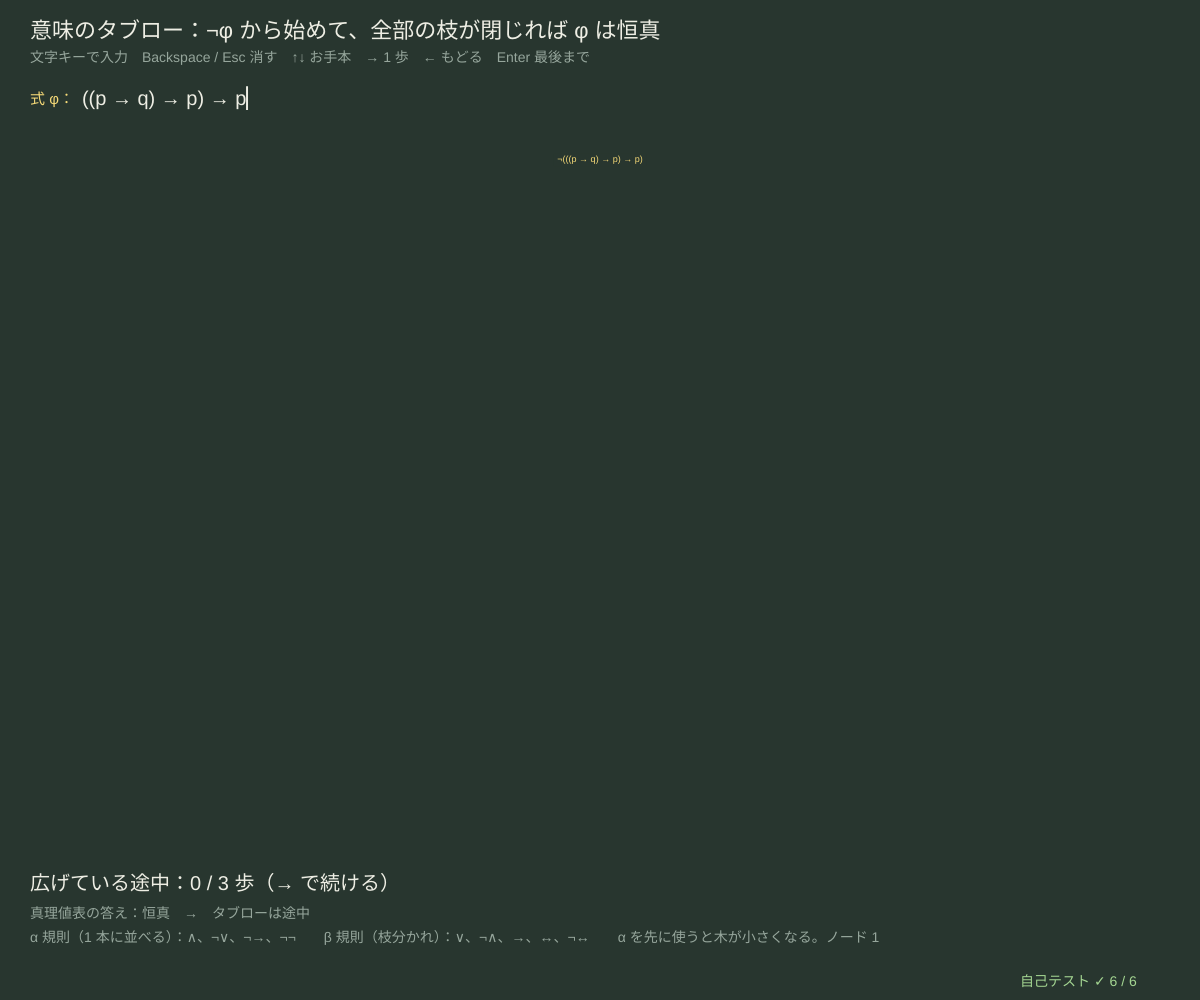
Frame 1 (no input)
Frame 60 (no input): identical to frame 1, image omitted
Frame 120 (the mouse pressed at the canvas centre since frame 60): identical to frame 1, image omitted

The p5.js sketch that drew this single still picture (run headless with seeded random() and noise() and a simulated clock; from frame 60 on, the mouse is pressed at the canvas centre):

// p5.js sketch
// ── sketch.js
// ============================================
// 06 意味のタブロー ─ 「φ は恒真？」を、¬φ（φ が偽になる）から出発して確かめる木
// ∧ のような式は 1 本の枝に 2 つ並べ（α 規則）、∨ のような式は枝を 2 つに分ける（β 規則）。枝の上に p と ¬p が両方あれば
// その枝は閉じる ✗（ありえない）。全部の枝が閉じたら ¬φ はありえない ＝ φ は恒真。開いたまま終わった枝 ○ からは反例が読める
// 文字キー = 入力（00 と同じ）/ Backspace / Esc 全部消す / ↑↓ お手本 / → 1 歩広げる / ← もどる / Enter 最後まで
// ============================================

const PRESETS = [                       // ★ お手本
  '((p → q) → p) → p',
  '(p → q) → (¬q → ¬p)',
  '(p ∨ q) ∧ ¬p → q',
  '(p → q) ∧ (q → r) → (p → r)',
  'p → q',
  'p ∨ q → p',
  '¬(p ∧ q) ↔ ¬p ∨ ¬q',
];
const MAX_NODES = 300;                  // ★ 木の大きさの上限
let src = '', pIdx = 0, f0 = null, err = '', tab = null, nSteps = 0, totalSteps = 0;

function setup() {
  createCanvas(windowWidth, windowHeight);
  selfTest();
  loadPreset(0);
}
function windowResized() { resizeCanvas(windowWidth, windowHeight); }
function loadPreset(i) { pIdx = (i + PRESETS.length) % PRESETS.length; src = PRESETS[pIdx]; rebuild(); }
function rebuild() {
  let r = parseFormula(src);
  if (r.error) { err = r.error + '（' + (r.at + 1) + ' 文字目あたり）'; return; }
  err = ''; f0 = r.f;
  let full = buildTableau(f0, 1e9, MAX_NODES); totalSteps = full.steps; nSteps = 0; tab = buildTableau(f0, nSteps, MAX_NODES);
}
// ★ 規則：返り値 { kind: 'a'（1 本に並べる）| 'b'（2 つに分ける）, parts: [[式…], [式…]] } / null（文字か定数）
function tabRule(f) {
  let n = f.op === 'not' ? f.a : null;
  if (n && n.op === 'not') return { kind: 'a', parts: [[n.a]], name: '¬¬' };
  if (f.op === 'and') return { kind: 'a', parts: [[f.a, f.b]], name: '∧' };
  if (n && n.op === 'or') return { kind: 'a', parts: [[fNot(n.a), fNot(n.b)]], name: '¬∨' };
  if (n && n.op === 'imp') return { kind: 'a', parts: [[n.a, fNot(n.b)]], name: '¬→' };
  if (f.op === 'or') return { kind: 'b', parts: [[f.a], [f.b]], name: '∨' };
  if (n && n.op === 'and') return { kind: 'b', parts: [[fNot(n.a)], [fNot(n.b)]], name: '¬∧' };
  if (f.op === 'imp') return { kind: 'b', parts: [[fNot(f.a)], [f.b]], name: '→' };
  if (f.op === 'iff') return { kind: 'b', parts: [[f.a, f.b], [fNot(f.a), fNot(f.b)]], name: '↔' };
  if (n && n.op === 'iff') return { kind: 'b', parts: [[f.a.a, fNot(f.a.b)], [fNot(f.a.a), f.a.b]], name: '¬↔' };
  return null;
}
function pathOf(node) { let p = []; while (node) { p.unshift(node); node = node.parent; } return p; }
function closesWith(path) {             // 枝が閉じるか：⊥、¬⊤、または A と ¬A
  let seen = new Set(path.map((n) => fmlStr(n.f)));
  for (let n of path) { if (n.f.op === 'bot' || (n.f.op === 'not' && n.f.a.op === 'top')) return [n]; if (n.f.op === 'not' && seen.has(fmlStr(n.f.a))) return [n, path.find((m) => fmlStr(m.f) === fmlStr(n.f.a))]; }
  return null;
}
// ★ タブローを maxSteps 回だけ広げる。各枝で「まだ使っていない式」を α 優先で 1 つ選んで規則を使う
function buildTableau(f, maxSteps, maxNodes) {
  let root = { f: fNot(f), kids: [], parent: null, id: 0, used: new Set() }, nodes = [root], steps = 0, hitBound = false;
  root.status = closesWith([root]) ? 'closed' : 'open';
  while (steps < maxSteps) {
    let leaf = nodes.find((n) => !n.kids.length && n.status === 'open');
    if (!leaf) break;
    let path = pathOf(leaf), cand = path.filter((n) => !leaf.used.has(n.id) && tabRule(n.f));
    let pick = cand.find((n) => tabRule(n.f).kind === 'a') || cand[0];
    if (!pick) { leaf.status = 'done'; continue; }       // もう使える式がない ＝ 開いた枝（反例）
    if (nodes.length >= maxNodes) { hitBound = true; leaf.status = 'bound'; break; }
    let rule = tabRule(pick.f); steps++;
    let used = new Set(leaf.used); used.add(pick.id);
    for (let part of rule.parts) {
      let parent = leaf;
      for (let g of part) { let nd = { f: g, kids: [], parent, id: nodes.length, used, from: pick.id, rule: rule.name, status: 'open' }; parent.kids.push(nd); nodes.push(nd); parent = nd; }
      let c = closesWith(pathOf(parent)); if (c) { parent.status = 'closed'; parent.clash = c; }
    }
    for (let n of nodes) if (n.kids.length) n.status = 'inner';
  }
  let leaves = nodes.filter((n) => !n.kids.length);
  let closed = leaves.every((n) => n.status === 'closed'), openLeaf = leaves.find((n) => n.status === 'done');
  return { root, nodes, steps, hitBound, closed, finished: closed || !!openLeaf || leaves.every((n) => n.status !== 'open'), openLeaf };
}
function counterModel(leaf, f) {        // 開いた枝の上の文字から割り当てを作る（出てこない変数は 0）
  let env = {}; fmlVars(f).forEach((v) => (env[v] = false));
  for (let n of pathOf(leaf)) if (n.f.op === 'var') env[n.f.name] = true;
  return env;
}

function draw() {
  background(...BG);
  hudTitle('意味のタブロー：¬φ から始めて、全部の枝が閉じれば φ は恒真', '文字キーで入力　Backspace / Esc 消す　↑↓ お手本　→ 1 歩　← もどる　Enter 最後まで');
  drawInputLine(30, 104, '式 φ：', src, err);
  if (!tab) return;
  // ---- 木
  let lay = layoutTree(tab.root, (n) => n.kids, MAX_NODES), x0 = 50, w = width - 100, y0 = 160, h = height - 290;
  let dy = lay.depth ? Math.min(38, h / lay.depth) : 0, ts = clampv(Math.min(dy * 0.5, (w / Math.max(1, lay.leaves)) / 7), 9, 16);
  const px = (o) => x0 + o.x * w, py = (o) => y0 + o.depth * dy;
  stroke(...LINEC); strokeWeight(1.2);
  for (let o of lay.nodes) if (o.parent) line(px(o.parent), py(o.parent) + ts * 0.6, px(o), py(o) - ts * 0.6);
  textSize(ts);
  for (let o of lay.nodes) {
    let n = o.node, s = fmlStr(n.f), col = n.id === 0 ? YEL : n.f.op === 'var' || (n.f.op === 'not' && n.f.a.op === 'var') ? SKY : INK;
    noStroke(); fill(...BG); let tw = textWidth(s) + 8; rect(px(o) - tw / 2, py(o) - ts * 0.7, tw, ts * 1.4);
    fill(...col); textAlign(CENTER, CENTER); text(s, px(o), py(o));
    if (!n.kids.length) {
      let mark = n.status === 'closed' ? '✗' : n.status === 'done' ? '○' : n.status === 'bound' ? '…' : '';
      fill(...(n.status === 'closed' ? PINK : n.status === 'done' ? GRN : YEL)); textSize(ts + 2); text(mark, px(o), py(o) + ts * 1.3); textSize(ts);
    }
  }
  // ---- 判定
  let by = height - 110, tt = classifyFml(f0).kind === 'taut';
  noStroke(); textAlign(LEFT, BASELINE); textSize(20);
  if (tab.closed) { fill(...GRN); text('全部の枝が閉じた ✗ → ¬φ はありえない → φ は恒真', 30, by); }
  else if (tab.openLeaf) { let env = counterModel(tab.openLeaf, f0); fill(...PINK); text('開いた枝 ○ が残った → 反例：' + Object.keys(env).map((v) => v + ' = ' + (env[v] ? 1 : 0)).join(', ') + '（このとき φ は ' + (evalFml(f0, env) ? '真!?' : '偽') + '）', 30, by); }
  else if (tab.hitBound) { fill(...YEL); text('上限 ' + MAX_NODES + ' ノードに当たった', 30, by); }
  else { fill(...INK); text('広げている途中：' + nSteps + ' / ' + totalSteps + ' 歩（→ で続ける）', 30, by); }
  fill(...DIMC); textSize(14);
  text('真理値表の答え：' + (tt ? '恒真' : '恒真ではない') + '　→　' + (tab.closed || tab.openLeaf ? (tab.closed === tt ? '一致 ✓（健全性：閉じれば恒真、完全性：恒真なら必ず閉じる）' : '不一致 ✗') : 'タブローは途中'), 30, by + 28);
  text('α 規則（1 本に並べる）：∧、¬∨、¬→、¬¬　　β 規則（枝分かれ）：∨、¬∧、→、↔、¬↔　　α を先に使うと木が小さくなる。ノード ' + tab.nodes.length, 30, by + 52);
  drawSelfTest(width - 180, height - 14);
}
function keyPressed() {
  if (key === UP_ARROW) { loadPreset(pIdx - 1); return false; }
  if (key === DOWN_ARROW) { loadPreset(pIdx + 1); return false; }
  if (f0 && (key === RIGHT_ARROW || key === LEFT_ARROW || key === 'Enter')) {
    nSteps = key === 'Enter' ? totalSteps : clampv(nSteps + (key === RIGHT_ARROW ? 1 : -1), 0, totalSteps);
    tab = buildTableau(f0, nSteps, MAX_NODES); return false;
  }
  if (key === 'Backspace') src = src.slice(0, -1);
  else if (key === 'Escape' || key === 'Delete') src = '';
  else src = typeInto(src, key, FML_KEYS, 80);
  rebuild();
  return false;
}

// ---- 自己テスト
function selfTest() {
  selfTestResults = [];
  seedRng(17); let agree = 0, N = 300, cmOk = true, nValid = 0, bound = 0, clashOk = true;
  for (let k = 0; k < N; k++) {
    let f = randomFml(rndInt(2, 4), ['p', 'q', 'r', 's'], true), t = buildTableau(f, 1e9, 2000);
    if (t.hitBound) { bound++; continue; }
    let tt = classifyFml(f).kind === 'taut'; if (tt) nValid++;
    if (t.closed === tt) agree++;
    if (!t.closed && (!t.openLeaf || evalFml(f, counterModel(t.openLeaf, f)))) cmOk = false;
    for (let n of t.nodes) if (n.status === 'closed' && !closesWith(pathOf(n))) clashOk = false;
  }
  check('でたらめな式 ' + N + ' 個（恒真 ' + nValid + ' 個）：タブローが閉じる ⇔ 真理値表で恒真（上限に当たった ' + bound + ' 個を除く）', agree === N - bound && bound === 0 && nValid > 10);
  check('恒真でない式では、開いた枝から読んだ割り当てで φ が本当に偽になる（反例）', cmOk);
  check('閉じた枝には必ず A と ¬A（または ⊥）が両方ある', clashOk);
  let pe = buildTableau(parseFormula('((p -> q) -> p) -> p').f, 1e9, MAX_NODES), pq = buildTableau(parseFormula('p -> q').f, 1e9, MAX_NODES);
  check('パースの法則は閉じる、p → q は開いて反例 p = 1, q = 0', pe.closed && !pq.closed && pq.openLeaf && JSON.stringify(counterModel(pq.openLeaf, parseFormula('p -> q').f)) === '{"p":true,"q":false}');
  let big = buildTableau(parseFormula('(a<->b)<->((c<->d)<->(e<->f))').f, 1e9, 40);
  check('大きな式で上限（40 ノード）にすると「上限に当たった」と報告する', big.hitBound && big.nodes.length <= 42);
  let st = buildTableau(parseFormula('(p & q) -> p').f, 1e9, MAX_NODES);
  check('(p ∧ q) → p は α 規則だけで閉じる（枝分かれなし：¬φ、p ∧ q、¬p、p、q の 5 個）', st.closed && st.nodes.length === 5 && st.nodes.every((n) => n.kids.length <= 1));
  reportSelfTest();
}

// ---------- やってみよう ----------
// 1. パースの法則を → で 1 歩ずつ。¬(A → B) は A と ¬B を並べる（α）。最後に p と ¬p がそろって閉じる
// 2. p ∨ q → p は閉じない。開いた枝 ○ を根までたどって、反例の割り当てを読もう
// 3. ¬(p ∧ q) ↔ ¬p ∨ ¬q は ↔ で枝が 2 つに分かれる。真理値表（00）と同じ答えになるのを確かめよう
// 4. tabRule の中で β 規則を先に使うようにすると、木の大きさはどう変わる？（ノードの数をくらべる）
// 5. 一階述語論理のタブローでは ∀x の式に何度でも新しい値を入れられるので、木が止まらないことがある（上限が要る理由）

// ==================================================
// ここから下は「論理の道具」（中身は読まなくても OK。消さないでね）
// ==================================================
// ---- 色と小さな道具（黒板とチョーク）
const BG = [40, 54, 47];                // 背景（黒板の灰緑）
const INK = [238, 238, 228];            // 文字（白いチョーク）
const YEL = [246, 218, 120], SKY = [128, 186, 222], PINK = [238, 146, 150], GRN = [164, 214, 146], LILAC = [196, 170, 230];
const DIMC = [150, 166, 156], PANEL = [50, 66, 58], LINEC = [92, 112, 102];
function clampv(v, a, b) { return v < a ? a : v > b ? b : v !== v ? a : v; }     // NaN なら a に戻す
function fmtN(v, d) { if (typeof v !== 'number' || v !== v) return '?'; return v.toFixed(d === undefined ? 2 : d); }
function hudTitle(t, sub) {              // 左上のタイトルと操作の説明（日本語は 1 文字ずつ折り返す）
  textWrap(CHAR); noStroke(); fill(...INK); textSize(22); textAlign(LEFT, BASELINE); text(t, 30, 38);
  fill(...DIMC); textSize(14); textLeading(19); text(sub, 30, 62);
}
function typeInto(s, ch, allowed, maxLen) {   // 文字の入力：allowed に入っている 1 文字だけ足す（長さの上限つき）
  if (typeof ch !== 'string' || ch.length !== 1 || allowed.indexOf(ch) < 0) return s;
  return s.length < (maxLen || 40) ? s + ch : s;
}
function chalkPanel(x, y, w, h) { noStroke(); fill(...PANEL); rect(x, y, w, h, 8); }
function drawInputLine(x, y, label, s, err, active) {   // 入力欄：文字列と、まちがいの説明
  noStroke(); fill(...(active === false ? DIMC : YEL)); textSize(15); textAlign(LEFT, BASELINE); text(label, x, y);
  let lx = x + textWidth(label) + 8;
  fill(...INK); textSize(20); text(s + (active !== false && frameCount % 60 < 30 ? '▏' : ''), lx, y + 1);
  if (err) { fill(...PINK); textSize(14); text('✗ ' + err, lx, y + 22); }
}
// ---- 種つきの乱数（同じ種なら毎回同じ列 → 実験をくり返せる）
let rngState = 1;
function seedRng(s) { rngState = (s >>> 0) || 1; }
function rnd() {                       // 0〜1 の一様乱数（mulberry32）
  rngState = (rngState + 0x6d2b79f5) >>> 0;
  let t = rngState;
  t = Math.imul(t ^ (t >>> 15), t | 1);
  t ^= t + Math.imul(t ^ (t >>> 7), t | 61);
  return ((t ^ (t >>> 14)) >>> 0) / 4294967296;
}
function rndInt(a, b) { return a + Math.floor(rnd() * (b - a + 1)); }
function rndPick(arr) { return arr[Math.floor(rnd() * arr.length)]; }
// ---- 論理式の道具：字句 → 構文木（再帰下降）→ 文字列・真理値
// 構文木 = { op: 'var', name } / { op: 'top' } ⊤ / { op: 'bot' } ⊥ / { op: 'not', a } / { op: 'and' | 'or' | 'imp' | 'iff', a, b }
//          （様相論理だけ { op: 'box', a } □ と { op: 'dia', a } ◇）
// 強さの順：¬ □ ◇ ＞ ∧ ＞ ∨ ＞ →（右から結合：p→q→r = p→(q→r)）＞ ↔
// ASCII でも書ける：~ ! = ¬、& ^ = ∧、| = ∨、-> > = →、<-> = = ↔、1 = ⊤、0 = ⊥、[] = □、<> = ◇
const FML_KEYS = 'abcdefghijklmnopqrstuvwxyz0123456789~!&|^-<>=()[] ';   // 入力できる文字
const FML_MAX_VARS = 6;                // ★ 変数の数の上限（真理値表は 2⁶ = 64 行まで）
const OP_SYM = { not: '¬', and: '∧', or: '∨', imp: '→', iff: '↔', box: '□', dia: '◇' };
function fVar(n) { return { op: 'var', name: n }; }
function fNot(a) { return { op: 'not', a }; }
function fBin(op, a, b) { return { op, a, b }; }
const F_TOP = { op: 'top' }, F_BOT = { op: 'bot' };
function lexFormula(src, modal) {      // 返り値 {toks} または {error, at}
  let toks = [], i = 0;
  const one = { '¬': 'not', '~': 'not', '!': 'not', '∧': 'and', '&': 'and', '^': 'and', '∨': 'or', '|': 'or', '→': 'imp', '>': 'imp', '↔': 'iff', '=': 'iff',
    '(': '(', ')': ')', '⊤': 'top', '1': 'top', '⊥': 'bot', '0': 'bot', '□': 'box', '◇': 'dia' };
  while (i < src.length) {
    let c = src[i];
    if (c === ' ') { i++; continue; }
    if (src.startsWith('<->', i)) { toks.push({ k: 'iff', at: i }); i += 3; continue; }
    if (src.startsWith('->', i)) { toks.push({ k: 'imp', at: i }); i += 2; continue; }
    if (src.startsWith('[]', i) || src.startsWith('<>', i)) {
      if (!modal) return { error: '[] <>（□ ◇）は様相論理（12）だけで使える', at: i };
      toks.push({ k: src[i] === '[' ? 'box' : 'dia', at: i }); i += 2; continue;
    }
    if (c >= 'a' && c <= 'z') {
      let j = i + 1; while (j < src.length && ((src[j] >= '0' && src[j] <= '9') || src[j] === "'")) j++;
      toks.push({ k: 'var', name: src.slice(i, j), at: i }); i = j; continue;
    }
    if (one[c]) {
      if ((one[c] === 'box' || one[c] === 'dia') && !modal) return { error: '□ ◇ は様相論理（12）だけで使える', at: i };
      toks.push({ k: one[c], at: i }); i++; continue;
    }
    if (c === '-' || c === '<' || c === '[' || c === ']') return { error: '「' + c + '」だけでは記号にならない（-> <-> [] <> と書く）', at: i };
    return { error: '使えない文字「' + c + '」', at: i };
  }
  return { toks };
}
function parseFormula(src, modal) {     // 返り値 {f} または {error, at}（例外は投げない）
  if (typeof src !== 'string') return { error: '文字列ではない', at: 0 };
  if (src.length > 160) return { error: '長すぎる（160 文字まで）', at: 160 };
  let lx = lexFormula(src, modal);
  if (lx.error) return lx;
  let toks = lx.toks, pos = 0, depth = 0;
  if (!toks.length) return { error: '式が空', at: 0 };
  const peek = () => toks[pos], at = () => (toks[pos] ? toks[pos].at : src.length);
  const fail = (m) => { throw { msg: m, at: at() }; };
  const bin = (sub, op, right) => {    // 2 項演算の 1 段：左結合（right なら右結合）
    let a = sub();
    if (right) { if (peek() && peek().k === op) { pos++; return fBin(op, a, bin(sub, op, true)); } return a; }
    while (peek() && peek().k === op) { pos++; a = fBin(op, a, sub()); }
    return a;
  };
  const pIff = () => bin(pImp, 'iff', false);
  const pImp = () => bin(pOr, 'imp', true);
  const pOr = () => bin(pAnd, 'or', false);
  const pAnd = () => bin(pUn, 'and', false);
  const pUn = () => {
    if (++depth > 80) fail('入れ子が深すぎる');
    let t = peek(), r;
    if (!t) fail('式が途中で終わっている');
    if (t.k === 'not' || t.k === 'box' || t.k === 'dia') { pos++; r = { op: t.k, a: pUn() }; }
    else if (t.k === 'var') { pos++; r = fVar(t.name); }
    else if (t.k === 'top') { pos++; r = F_TOP; }
    else if (t.k === 'bot') { pos++; r = F_BOT; }
    else if (t.k === '(') { pos++; r = pIff(); if (!peek() || peek().k !== ')') fail('「)」が足りない'); pos++; }
    else if (t.k === ')') fail('「)」の前に式がない');
    else fail('「' + OP_SYM[t.k] + '」の前に式がない');
    depth--; return r;
  };
  try {
    let f = pIff();
    if (pos < toks.length) {
      let t = toks[pos];
      return { error: t.k === ')' ? '余分な「)」' : t.k === 'var' || t.k === '(' || t.k === 'top' || t.k === 'bot' || t.k === 'not' ? 'ここに演算子（∧ ∨ → など）が要る' : '「' + (OP_SYM[t.k] || t.k) + '」がおかしな所にある', at: t.at };
    }
    let nv = fmlVars(f).length;
    if (nv > FML_MAX_VARS) return { error: '変数が ' + nv + ' 個（' + FML_MAX_VARS + ' 個まで）', at: 0 };
    return { f };
  } catch (e) { return { error: e && e.msg ? e.msg : '読めない式', at: e && e.at !== undefined ? e.at : 0 }; }
}
const FML_PREC = { iff: 1, imp: 2, or: 3, and: 4 };
function fmlStr(f) {                    // 構文木 → 文字列（かっこは必要な所と、ちがう演算子が混ざる所に）
  if (!f) return '?';
  switch (f.op) {
    case 'var': return f.name;
    case 'top': return '⊤';
    case 'bot': return '⊥';
    case 'not': case 'box': case 'dia': return OP_SYM[f.op] + (FML_PREC[f.a.op] ? '(' + fmlStr(f.a) + ')' : fmlStr(f.a));
  }
  let side = (c, isLeft) => {
    if (!FML_PREC[c.op]) return fmlStr(c);
    let assocOk = c.op === f.op && (f.op === 'imp' ? !isLeft : isLeft);
    return assocOk ? fmlStr(c) : '(' + fmlStr(c) + ')';
  };
  return side(f.a, true) + ' ' + OP_SYM[f.op] + ' ' + side(f.b, false);
}
function fmlVars(f, out) {              // 出てくる変数（名前の順）
  let top = !out; out = out || new Set();
  if (f.op === 'var') out.add(f.name);
  if (f.a) fmlVars(f.a, out);
  if (f.b) fmlVars(f.b, out);
  return top ? [...out].sort() : out;
}
function evalFml(f, env) {              // 真理値（env = { p: true, q: false, ... }）
  switch (f.op) {
    case 'var': return !!env[f.name];
    case 'top': return true;
    case 'bot': return false;
    case 'not': return !evalFml(f.a, env);
    case 'and': return evalFml(f.a, env) && evalFml(f.b, env);
    case 'or': return evalFml(f.a, env) || evalFml(f.b, env);
    case 'imp': return !evalFml(f.a, env) || evalFml(f.b, env);
    case 'iff': return evalFml(f.a, env) === evalFml(f.b, env);
  }
  return false;                         // □ ◇ は真理値表では評価しない（12 を見よ）
}
function envOf(vars, k) { let e = {}; vars.forEach((v, i) => (e[v] = !!((k >> (vars.length - 1 - i)) & 1))); return e; }   // k 番目の割り当て（上の桁が最初の変数）
function truthRows(f, vars) { vars = vars || fmlVars(f); let rows = []; for (let k = 0; k < 1 << vars.length; k++) { let env = envOf(vars, k); rows.push({ env, v: evalFml(f, env) }); } return rows; }
function classifyFml(f) {               // 'taut' 恒真 / 'sat' 充足可能（恒真ではない）/ 'contra' 矛盾
  let rows = truthRows(f), n = rows.filter((r) => r.v).length;
  return { kind: n === rows.length ? 'taut' : n === 0 ? 'contra' : 'sat', nTrue: n, nRows: rows.length };
}
const KIND_JA = { taut: '恒真（トートロジー）', sat: '充足可能（恒真ではない）', contra: '矛盾（充足不能）' };
function fmlEq(a, b) { if (!a || !b || a.op !== b.op) return false; if (a.op === 'var') return a.name === b.name; if (a.a && !fmlEq(a.a, b.a)) return false; if (a.b && !fmlEq(a.b, b.b)) return false; return true; }
function fmlSize(f) { return 1 + (f.a ? fmlSize(f.a) : 0) + (f.b ? fmlSize(f.b) : 0); }
function sameTable(f, g) {              // 全部の割り当てで同じ値か（同値）
  let vars = [...new Set(fmlVars(f).concat(fmlVars(g)))].sort();
  for (let k = 0; k < 1 << vars.length; k++) { let e = envOf(vars, k); if (evalFml(f, e) !== evalFml(g, e)) return false; }
  return true;
}
function randomFml(d, vars, consts) {   // でたらめな式（自己テスト用、種つき乱数）
  let r = rnd();
  if (d <= 0 || r < 0.22) return consts && rnd() < 0.12 ? (rnd() < 0.5 ? F_TOP : F_BOT) : fVar(rndPick(vars));
  if (r < 0.38) return fNot(randomFml(d - 1, vars, consts));
  return fBin(rndPick(['and', 'or', 'imp', 'iff', 'and', 'or']), randomFml(d - 1, vars, consts), randomFml(d - 1, vars, consts));
}
function fmlTreeKids(f) { return f.a ? (f.b ? [f.a, f.b] : [f.a]) : []; }
function fmlTreeLabel(f) { return f.op === 'var' ? f.name : f.op === 'top' ? '⊤' : f.op === 'bot' ? '⊥' : OP_SYM[f.op]; }
// ---- 木の描き方：葉を左から順に並べ、親は子の真ん中
function layoutTree(root, kids, maxNodes) {   // 返り値 [{node, x（0〜1）, depth, parent}]、depth の最大
  let out = [], leaves = 0, maxD = 0;
  const walk = (n, d, parent) => {
    if (out.length >= (maxNodes || 400)) return null;
    let me = { node: n, depth: d, parent, x: 0 }; out.push(me); maxD = Math.max(maxD, d);
    let ks = kids(n), xs = [];
    for (let k of ks) { let c = walk(k, d + 1, me); if (c) xs.push(c.x); }
    me.x = xs.length ? (xs[0] + xs[xs.length - 1]) / 2 : leaves++;
    return me;
  };
  walk(root, 0, null);
  for (let o of out) o.x = leaves > 1 ? o.x / (leaves - 1) : 0.5;
  return { nodes: out, depth: maxD, leaves };
}
function drawTree(lay, x, y, w, h, label, col, r) {   // 線と丸と文字。col(node) で色
  r = r || 16;
  let dy = lay.depth > 0 ? Math.min(60, h / lay.depth) : 0, px = (o) => x + o.x * w, py = (o) => y + o.depth * dy;
  stroke(...LINEC); strokeWeight(1.5);
  for (let o of lay.nodes) if (o.parent) line(px(o.parent), py(o.parent), px(o), py(o));
  for (let o of lay.nodes) {
    let c = col ? col(o.node) : INK;
    stroke(...c); strokeWeight(1.5); fill(...BG); circle(px(o), py(o), r * 2);
    noStroke(); fill(...c); textAlign(CENTER, CENTER); textSize(r * 0.95); text(label(o.node), px(o), py(o) + 1);
  }
}
// ---- 自己テストの道具
let selfTestResults = [];
function check(name, cond) { selfTestResults.push({ name, ok: !!cond }); }
function reportSelfTest() { for (let r of selfTestResults) (r.ok ? console.log : console.error)((r.ok ? '✓ ' : '✗ ') + r.name); }
function selfTestLine() { let n = selfTestResults.filter((r) => r.ok).length; return '自己テスト ' + (n === selfTestResults.length ? '✓ ' : '✗ ') + n + ' / ' + selfTestResults.length; }
function drawSelfTest(x, y) { noStroke(); fill(...(selfTestResults.every((r) => r.ok) ? GRN : PINK)); textSize(14); textAlign(LEFT, BASELINE); text(selfTestLine(), x, y); }
